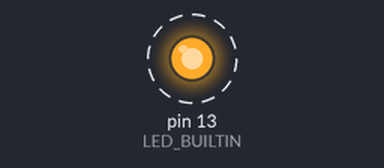
A sketch run on a simulated Arduino Uno, built with avr-gcc and run on an emulated ATmega328P. Parts: output pins drawn as LEDs (lit = HIGH). Dashed ring = blinking. What the sketch prints to the serial monitor is not drawn.

Above: at 0.5 s.
Timing chart, 0 to 4.6 s (numbered marks = the images above):
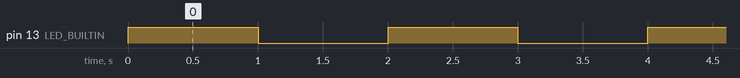

Measured:
- by itself, pin 13 (LED_BUILTIN): alternates HIGH for 1.0 s and LOW for 1.0 s

The sketch:

node32s_Blink_1000.ino
```cpp
#define __BOARD__ "node32s"

int i;
void setup() {
  Serial.begin(115200);
  pinMode(LED_BUILTIN, OUTPUT);
}

void loop() {
  digitalWrite(LED_BUILTIN, HIGH);
  delay(1000);
  digitalWrite(LED_BUILTIN, LOW);
  delay(1000);
  Serial.print(__BOARD__);
  Serial.print(":\\> ");
  Serial.println(i++);
}
```
